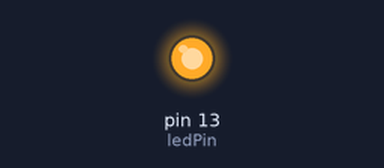
Simulated run of this sketch. Board: Arduino Uno, built with avr-gcc and run on an emulated ATmega328P. Parts: output pins drawn as LEDs (lit = HIGH).

Above: at 0.2 s.
At 5.2 s:
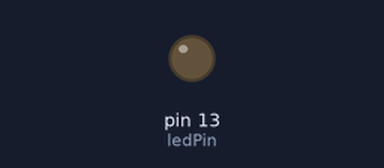
Timing chart, 0 to 7.8 s (numbered marks = the images above):
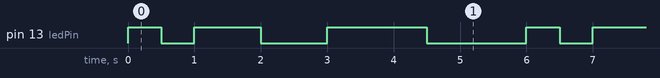

The sketch:

blinky_bink.ino
```cpp
int ledPin = 13;

void setup() {
  pinMode(ledPin, OUTPUT);
}

void loop() {
 digitalWrite(ledPin, HIGH);
 delay(500);
 digitalWrite(ledPin, LOW);
 delay(500);
 digitalWrite(ledPin, HIGH);
 delay(1000);
 digitalWrite(ledPin, LOW);
 delay(1000);
 digitalWrite(ledPin, HIGH);
 delay(1500);
 digitalWrite(ledPin, LOW);
 delay(1500);
}
```

Measured:
- by itself, pin 13 (ledPin): repeats every 6.0 s: LOW 0.50 s, HIGH 1.0 s, LOW 1.0 s, HIGH 1.5 s, LOW 1.5 s, HIGH 0.50 s
- by itself, everything shown: repeats every 6.0 s, in 6 steps
